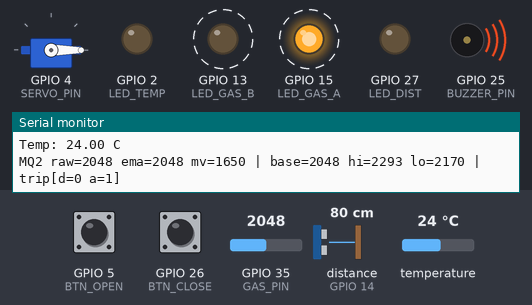
This sketch was run on a simulated ESP32. Shown: servo, output pins drawn as LEDs (lit = HIGH), buzzer (waves = sounding), the last lines printed to the serial monitor. Wiring (inferred from the names in the program): ultrasonic range finder: trigger GPIO 12; echo GPIO 14. Dashed ring = blinking. The inputs (shaded band) are chosen by the test bench; at power-on: GPIO 5 (BTN_OPEN) HIGH, temperature 24 °C, distance to the obstacle (sensor on GPIO 14) 80 cm, GPIO 26 (BTN_CLOSE) HIGH, GPIO 35 (GAS_PIN) = 2048. The echo pulse lasts 58.3 µs per cm; WiFi joins after 1.5 s; servers stay silent unless stated; uploads are accepted with an empty reply; pins used as bus, display or sensor lines are not drawn.

Above: at 4.58 s.
4.8 s: GPIO 5 (BTN_OPEN) pulled LOW for 3.2 s
At 9.1 s:
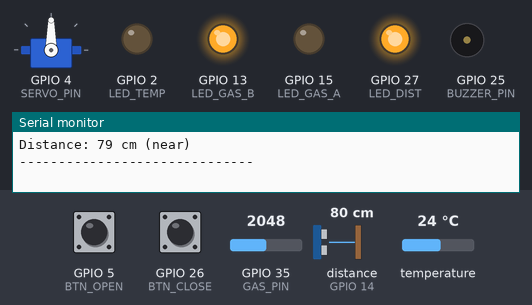
9.5 s: temperature set to 38.4 °C
11.2 s: temperature set to 39.4 °C
At 12.7 s:
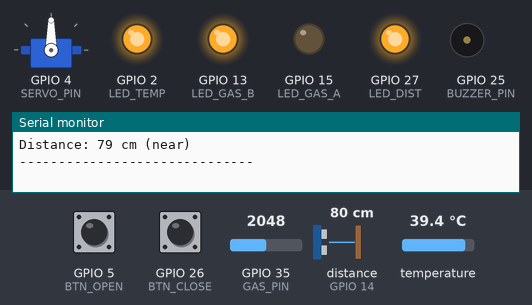
13.5 s: distance to the obstacle (sensor on GPIO 14) set to 4 cm
17.8 s: distance to the obstacle (sensor on GPIO 14) set to 2 cm
At 19.8 s:
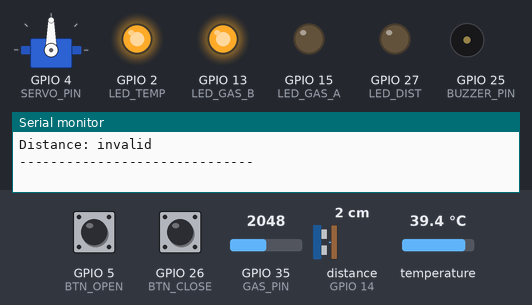
20.1 s: GPIO 26 (BTN_CLOSE) pulled LOW for 3.2 s
At 24.0 s:
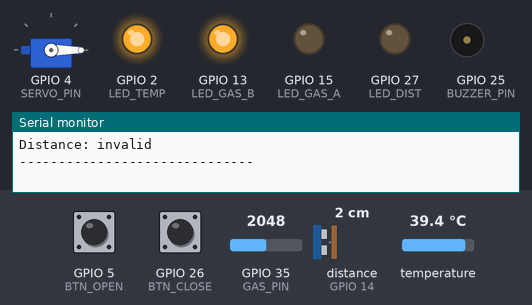
Timing chart, 0 to 25.5 s (numbered marks = the images above; inputs shaded):
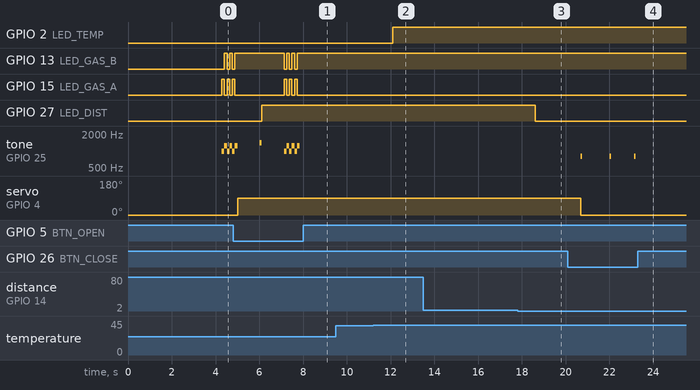

Measured:
- the behaviour switches between 39 and 39.1 °C on temperature (found by bisection; images 1 and 2)
- the behaviour switches between 3 and 2 cm on distance to the obstacle (sensor on GPIO 14) (found by bisection; images 2 and 3)
- after the input at 4.8 s, GPIO 27 (LED_DIST): LOW → HIGH after 1.3 s instead of 0.21 s
- after the input at 11.2 s, GPIO 2 (LED_TEMP): LOW → HIGH after 0.89 s
- after the input at 17.8 s, GPIO 27 (LED_DIST): HIGH → LOW after 0.82 s
- after the input at 20.1 s, tone on GPIO 25 (BUZZER_PIN): goes 800 Hz 0.08 s, silent 1.2 s, 800 Hz 0.08 s, silent 1.0 s, 800 Hz 0.08 s, then silent, starting after 0.58 s; servo on GPIO 4 (SERVO_PIN): 90° → 0° after 0.58 s
- by itself, GPIO 13 (LED_GAS_B): repeats every 0.24 s: LOW 0.12 s, HIGH 0.12 s, until it stays HIGH from 7.7 s
- by itself, GPIO 15 (LED_GAS_A): repeats every 0.24 s: HIGH 0.12 s, LOW 0.12 s, until it stays LOW from 7.7 s

The sketch:

Environment_Monitoring_System.ino
```cpp
// =====================================================
// ESP32 + DS18B20 + MQ-2 + HC-SR04 + Servo + Buzzer + ntfy.sh
// Auto-tuned MQ2: delta OR percent OR absolute-mV, with moving baseline.
// =====================================================

#include <WiFi.h>
#include <HTTPClient.h>
#include <ESP32Servo.h>
#include <OneWire.h>
#include <DallasTemperature.h>

const char* WIFI_SSID = "Wokwi-GUEST";
const char* WIFI_PASS = "";

const char* NTFY_TOPIC = "sensor_project_alerts";
String ntfyUrl() { return "https://ntfy.sh/" + String(NTFY_TOPIC); }

const unsigned long CD_ANY_MS   = 2000;
const unsigned long CD_EVENT_MS = 15000;
unsigned long lastAny = 0, lastGas = 0, lastTemp = 0, lastDist = 0, lastDoor = 0;

#define DS18B20_PIN   32
#define GAS_PIN       35      // MQ-2 AO -> GPIO35
#define BUZZER_PIN    25
#define SERVO_PIN      4
#define BTN_OPEN       5
#define BTN_CLOSE     26
#define TRIG_PIN      12
#define ECHO_PIN      14
#define LED_TEMP       2
#define LED_GAS_A     15
#define LED_GAS_B     13
#define LED_DIST      27

OneWire oneWire(DS18B20_PIN);
DallasTemperature sensors(&oneWire);
Servo myServo;

float TEMP_C_THRESH   = 39.0;
const int DIST_NEAR_MAX = 100;

// -------- MQ2 adaptive thresholds --------
int   gasEMA = 0;            // filtered ADC counts (0..4095)
bool  gasAlarm = false;
int   gasBase = 0;           // moving baseline (ADC counts)
int   gasHigh_delta = 0;     // base + DELTA_HIGH or percent
int   gasLow_delta  = 0;

const int   DELTA_HIGH   = 60;        // smaller = more sensitive (counts)
const int   DELTA_LOW    = 30;        // clear below this (hysteresis)
const float PCT_HIGH     = 0.12f;     // +12% over baseline also trips
const float PCT_LOW      = 0.06f;     // clears when within +6%

const int   ABS_HIGH_MV  = 550;       // absolute trip (mV)
const int   ABS_CLEAR_MV = 420;       // absolute clear

// how fast baseline adapts when NO alarm (EMA style: 0..1)
const float BASE_ADAPT_ALPHA = 0.02f;  // slow drift tracking

// ---------- helpers ----------
void beep(int hz, int ms){ tone(BUZZER_PIN, hz, ms); delay(ms); noTone(BUZZER_PIN); }

long readDistanceCM(){
  digitalWrite(TRIG_PIN, LOW); delayMicroseconds(2);
  digitalWrite(TRIG_PIN, HIGH); delayMicroseconds(10);
  digitalWrite(TRIG_PIN, LOW);
  unsigned long us = pulseIn(ECHO_PIN, HIGH, 30000UL);
  if (!us) return -1;
  return (us/2) * 0.0343;
}

bool canSend(unsigned long &lastTs){
  unsigned long now = millis();
  if (now - lastAny < CD_ANY_MS)   return false;
  if (now - lastTs  < CD_EVENT_MS) return false;
  lastTs = now; lastAny = now; return true;
}

void fireNTFY(const String& title, const String& body="", const String& pri="default"){
  if (WiFi.status() != WL_CONNECTED) return;
  HTTPClient http; http.begin(ntfyUrl());
  http.addHeader("Title", title);
  http.addHeader("Priority", pri);
  http.addHeader("Content-Type", "text/plain; charset=utf-8");
  int code = http.POST(body);
  Serial.printf("[NTFY] %s -> %d | %s\n", title.c_str(), code, body.c_str());
  http.end();
}

bool pressedNow(int pin){
  if (digitalRead(pin)==LOW){ delay(25); return digitalRead(pin)==LOW; }
  return false;
}

bool longPressForce(int pin, uint16_t ms=1000){
  if (digitalRead(pin)==LOW){
    unsigned long t0=millis();
    while (millis()-t0 < ms){ if (digitalRead(pin)!=LOW) return false; delay(5); }
    return true;
  }
  return false;
}

// ---------------- setup ----------------
void setup(){
  Serial.begin(115200);

  WiFi.begin(WIFI_SSID, WIFI_PASS);
  Serial.print("WiFi connecting");
  while (WiFi.status()!=WL_CONNECTED){ delay(250); Serial.print("."); }
  Serial.println("\nWiFi connected.");

  pinMode(LED_TEMP, OUTPUT); pinMode(LED_GAS_A, OUTPUT);
  pinMode(LED_GAS_B, OUTPUT); pinMode(LED_DIST, OUTPUT);
  pinMode(BUZZER_PIN, OUTPUT);
  pinMode(BTN_OPEN, INPUT_PULLUP); pinMode(BTN_CLOSE, INPUT_PULLUP);
  pinMode(TRIG_PIN, OUTPUT); pinMode(ECHO_PIN, INPUT);

  myServo.setPeriodHertz(50); myServo.attach(SERVO_PIN); myServo.write(0);
  sensors.begin();

  analogSetWidth(12);
  analogSetPinAttenuation(GAS_PIN, ADC_11db);

  // quick baseline
  Serial.println("Calibrating MQ-2 baseline (2s)...");
  unsigned long t0=millis(); uint32_t sum=0; uint16_t n=0;
  while (millis()-t0<2000){ int v=analogRead(GAS_PIN); sum+=v; n++; delay(10); }
  gasBase = gasEMA = (n? sum/n : 0);

  gasHigh_delta = gasBase + max(DELTA_HIGH, (int)(gasBase*PCT_HIGH));
  gasLow_delta  = gasBase + max(DELTA_LOW , (int)(gasBase*PCT_LOW));

  int mv = analogReadMilliVolts(GAS_PIN);
  Serial.printf("Base=%d (~%dmV) hiDelta=%d loDelta=%d | ABS_H=%dmV ABS_L=%dmV\n",
    gasBase, mv, gasHigh_delta, gasLow_delta, ABS_HIGH_MV, ABS_CLEAR_MV);

  Serial.println("Setup complete.");
}

// ---------------- loop ----------------
void loop(){
  // Temperature
  sensors.requestTemperatures();
  float tempC = sensors.getTempCByIndex(0);
  Serial.printf("Temp: %.2f C\n", tempC);
  digitalWrite(LED_TEMP, (tempC!=DEVICE_DISCONNECTED_C && tempC>TEMP_C_THRESH) ? HIGH : LOW);
  if (tempC!=DEVICE_DISCONNECTED_C && tempC>TEMP_C_THRESH && canSend(lastTemp))
    fireNTFY("temp", String(tempC,2)+" C", "high");

  // GAS
  int gasRaw = analogRead(GAS_PIN);
  int gasmV  = analogReadMilliVolts(GAS_PIN);
  gasEMA = (gasEMA==0)? gasRaw : (gasEMA*9 + gasRaw)/10;           // α≈0.1

  // update baseline slowly ONLY when not in alarm
  if (!gasAlarm){
    gasBase = (int)((1.0f-BASE_ADAPT_ALPHA)*gasBase + BASE_ADAPT_ALPHA*gasEMA);
    gasHigh_delta = gasBase + max(DELTA_HIGH, (int)(gasBase*PCT_HIGH));
    gasLow_delta  = gasBase + max(DELTA_LOW , (int)(gasBase*PCT_LOW));
  }

  bool tripByDelta = (gasEMA >= gasHigh_delta);
  bool tripByAbs   = (gasmV  >= ABS_HIGH_MV);

  Serial.printf("MQ2 raw=%4d ema=%4d mv=%4d | base=%4d hi=%4d lo=%4d | trip[d=%d a=%d]\n",
    gasRaw, gasEMA, gasmV, gasBase, gasHigh_delta, gasLow_delta, tripByDelta, tripByAbs);

  if (!gasAlarm && (tripByDelta || tripByAbs)){
    gasAlarm = true;
    for (int i=0;i<3;i++){
      digitalWrite(LED_GAS_A,HIGH); digitalWrite(LED_GAS_B,LOW);  beep(1000,120);
      digitalWrite(LED_GAS_A,LOW);  digitalWrite(LED_GAS_B,HIGH); beep(1250,120);
    }
    myServo.write(90);
    if (canSend(lastGas)){
      String body = "EMA="+String(gasEMA)+" raw="+String(gasRaw)+
                    " mV="+String(gasmV)+" base="+String(gasBase)+
                    " trip="+String(tripByDelta? "delta":"abs");
      fireNTFY("gas_alarm", body, "max");
    }
  } else if (gasAlarm && (gasEMA <= gasLow_delta && gasmV <= ABS_CLEAR_MV)){
    gasAlarm = false;
    digitalWrite(LED_GAS_A,LOW); digitalWrite(LED_GAS_B,LOW);
    myServo.write(0);
    if (canSend(lastGas)){
      String body = "cleared: ema="+String(gasEMA)+" mV="+String(gasmV);
      fireNTFY("gas_clear", body, "default");
    }
  }

  // Force test (hold OPEN ≥1s)
  if (longPressForce(BTN_OPEN)) {
    Serial.println("FORCE TEST: gas alarm");
    gasAlarm = false; gasEMA = gasHigh_delta + 1; // will trip on next iteration
  }

  // Manual door
  if (pressedNow(BTN_OPEN)){ myServo.write(90); beep(1400,80); if (canSend(lastDoor)) fireNTFY("door_opened"); }
  if (pressedNow(BTN_CLOSE)){ myServo.write(0);  beep(800,80);  if (canSend(lastDoor)) fireNTFY("door_closed"); }

  // Ultrasonic
  long d = readDistanceCM();
  if (d<0 || d<2 || d>315){ digitalWrite(LED_DIST,LOW); Serial.println("Distance: invalid"); }
  else if (d<=DIST_NEAR_MAX){ digitalWrite(LED_DIST,HIGH); Serial.printf("Distance: %ld cm (near)\n", d);
    if (canSend(lastDist)) fireNTFY("distance", String(d)+" cm", "high"); }
  else { digitalWrite(LED_DIST,LOW); Serial.printf("Distance: %ld cm\n", d); }

  Serial.println("------------------------------");
  delay(250);
}
```
